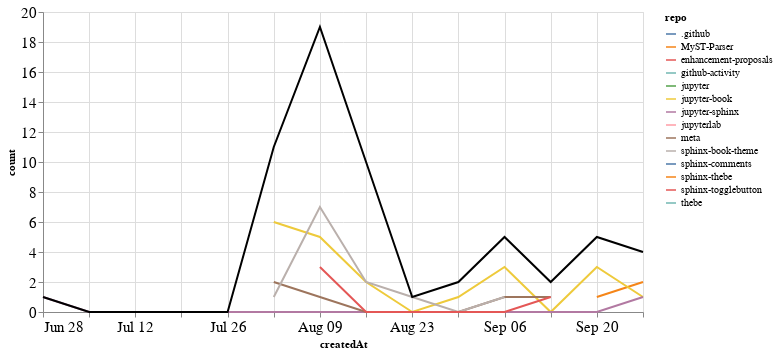

Notebook code cell kept with this figure:
### Markdown cell above
## PRs

### Code cell
prs_time = prs.groupby('repo').resample('W', on='createdAt').count()['author'].reset_index()
prs_time = prs_time.rename(columns={'author': 'count'})
prs_time_total = prs_time.groupby('createdAt').agg({"count": "sum"}).reset_index()

ch1 = alt.Chart(prs_time, width=600).mark_line().encode(
    x='createdAt',
    y='count',
    color='repo',
    tooltip="repo"
)

ch2 = alt.Chart(prs_time_total, width=600).mark_line(color="black").encode(
    x='createdAt',
    y='count',
)

ch1 + ch2

### Figure 1 — Vega-Lite specification as saved in the notebook (floating-point values rounded to 4 significant figures)
{"config": {"axisLeft": {"labelFontSize": 15}, "axisBottom": {"labelFontSize": 15}}, "layer": [{"data": {"name": "data-df31f2dd9760958f2fbe732cf1c849ef"}, "mark": "line", "encoding": {"color": {"type": "nominal", "field": "repo"}, "tooltip": {"type": "nominal", "field": "repo"}, "x": {"type": "temporal", "field": "createdAt"}, "y": {"type": "quantitative", "field": "count"}}, "width": 600}, {"data": {"name": "data-97d1a2902cb915c0ab4623460c8ff9e7"}, "mark": {"type": "line", "color": "black"}, "encoding": {"x": {"type": "temporal", "field": "createdAt"}, "y": {"type": "quantitative", "field": "count"}}, "width": 600}], "$schema": "https://vega.github.io/schema/vega-lite/v4.8.1.json", "datasets": {"data-df31f2dd9760958f2fbe732cf1c849ef": [{"repo": ".github", "createdAt": "2020-08-02T00:00:00", "count": 2}, {"repo": "MyST-Parser", "createdAt": "2020-09-20T00:00:00", "count": 1}, {"repo": "MyST-Parser", "createdAt": "2020-09-27T00:00:00", "count": 2}, {"repo": "enhancement-proposals", "createdAt": "2020-08-30T00:00:00", "count": 1}, {"repo": "github-activity", "createdAt": "2020-08-09T00:00:00", "count": 2}, {"repo": "jupyter", "createdAt": "2020-09-20T00:00:00", "count": 1}, {"repo": "jupyter-book", "createdAt": "2020-08-02T00:00:00", "count": 6}, {"repo": "jupyter-book", "createdAt": "2020-08-09T00:00:00", "count": 5}, {"repo": "jupyter-book", "createdAt": "2020-08-16T00:00:00", "count": 2}, {"repo": "jupyter-book", "createdAt": "2020-08-23T00:00:00", "count": 0}, {"repo": "jupyter-book", "createdAt": "2020-08-30T00:00:00", "count": 1}, {"repo": "jupyter-book", "createdAt": "2020-09-06T00:00:00", "count": 3}, {"repo": "jupyter-book", "createdAt": "2020-09-13T00:00:00", "count": 0}, {"repo": "jupyter-book", "createdAt": "2020-09-20T00:00:00", "count": 3}, {"repo": "jupyter-book", "createdAt": "2020-09-27T00:00:00", "count": 1}, {"repo": "jupyter-sphinx", "createdAt": "2020-06-28T00:00:00", "count": 1}, {"repo": "jupyter-sphinx", "createdAt": "2020-07-05T00:00:00", "count": 0}, {"repo": "jupyter-sphinx", "createdAt": "2020-07-12T00:00:00", "count": 0}, {"repo": "jupyter-sphinx", "createdAt": "2020-07-19T00:00:00", "count": 0}, {"repo": "jupyter-sphinx", "createdAt": "2020-07-26T00:00:00", "count": 0}, {"repo": "jupyter-sphinx", "createdAt": "2020-08-02T00:00:00", "count": 0}, {"repo": "jupyter-sphinx", "createdAt": "2020-08-09T00:00:00", "count": 0}, {"repo": "jupyter-sphinx", "createdAt": "2020-08-16T00:00:00", "count": 0}, {"repo": "jupyter-sphinx", "createdAt": "2020-08-23T00:00:00", "count": 0}, {"repo": "jupyter-sphinx", "createdAt": "2020-08-30T00:00:00", "count": 0}, {"repo": "jupyter-sphinx", "createdAt": "2020-09-06T00:00:00", "count": 0}, {"repo": "jupyter-sphinx", "createdAt": "2020-09-13T00:00:00", "count": 0}, {"repo": "jupyter-sphinx", "createdAt": "2020-09-20T00:00:00", "count": 0}, {"repo": "jupyter-sphinx", "createdAt": "2020-09-27T00:00:00", "count": 1}, {"repo": "jupyterlab", "createdAt": "2020-08-09T00:00:00", "count": 1}, {"repo": "meta", "createdAt": "2020-08-02T00:00:00", "count": 2}, {"repo": "meta", "createdAt": "2020-08-09T00:00:00", "count": 1}, {"repo": "meta", "createdAt": "2020-08-16T00:00:00", "count": 0}, {"repo": "meta", "createdAt": "2020-08-23T00:00:00", "count": 0}, {"repo": "meta", "createdAt": "2020-08-30T00:00:00", "count": 0}, {"repo": "meta", "createdAt": "2020-09-06T00:00:00", "count": 1}, {"repo": "meta", "createdAt": "2020-09-13T00:00:00", "count": 1}, {"repo": "sphinx-book-theme", "createdAt": "2020-08-02T00:00:00", "count": 1}, {"repo": "sphinx-book-theme", "createdAt": "2020-08-09T00:00:00", "count": 7}, {"repo": "sphinx-book-theme", "createdAt": "2020-08-16T00:00:00", "count": 2}, {"repo": "sphinx-book-theme", "createdAt": "2020-08-23T00:00:00", "count": 1}, {"repo": "sphinx-book-theme", "createdAt": "2020-08-30T00:00:00", "count": 0}, {"repo": "sphinx-book-theme", "createdAt": "2020-09-06T00:00:00", "count": 1}, {"repo": "sphinx-comments", "createdAt": "2020-08-16T00:00:00", "count": 4}, {"repo": "sphinx-thebe", "createdAt": "2020-08-16T00:00:00", "count": 1}, {"repo": "sphinx-togglebutton", "createdAt": "2020-08-09T00:00:00", "count": 3}, {"repo": "sphinx-togglebutton", "createdAt": "2020-08-16T00:00:00", "count": 0}, {"repo": "sphinx-togglebutton", "createdAt": "2020-08-23T00:00:00", "count": 0}, {"repo": "sphinx-togglebutton", "createdAt": "2020-08-30T00:00:00", "count": 0}, {"repo": "sphinx-togglebutton", "createdAt": "2020-09-06T00:00:00", "count": 0}, {"repo": "sphinx-togglebutton", "createdAt": "2020-09-13T00:00:00", "count": 1}, {"repo": "thebe", "createdAt": "2020-08-16T00:00:00", "count": 1}], "data-97d1a2902cb915c0ab4623460c8ff9e7": [{"createdAt": "2020-06-28T00:00:00", "count": 1}, {"createdAt": "2020-07-05T00:00:00", "count": 0}, {"createdAt": "2020-07-12T00:00:00", "count": 0}, {"createdAt": "2020-07-19T00:00:00", "count": 0}, {"createdAt": "2020-07-26T00:00:00", "count": 0}, {"createdAt": "2020-08-02T00:00:00", "count": 11}, {"createdAt": "2020-08-09T00:00:00", "count": 19}, {"createdAt": "2020-08-16T00:00:00", "count": 10}, {"createdAt": "2020-08-23T00:00:00", "count": 1}, {"createdAt": "2020-08-30T00:00:00", "count": 2}, {"createdAt": "2020-09-06T00:00:00", "count": 5}, {"createdAt": "2020-09-13T00:00:00", "count": 2}, {"createdAt": "2020-09-20T00:00:00", "count": 5}, {"createdAt": "2020-09-27T00:00:00", "count": 4}]}}
